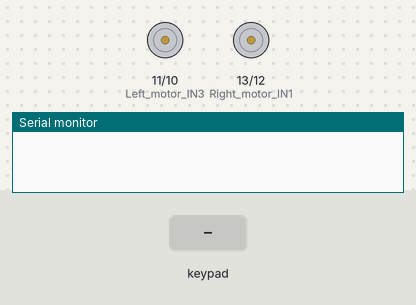
This sketch was run on a simulated Arduino Uno, built with avr-gcc and run on an emulated ATmega328P. Parts: motor-driver pin pairs drawn as motors (green arrow = first pin HIGH = forward, orange = second pin HIGH = backward, longer = more drive), the last lines printed to the serial monitor. Inputs (shaded band) come from the test bench.

Above: at 1.2 s.
1.3 s: key '2' pressed
At 2.3 s:
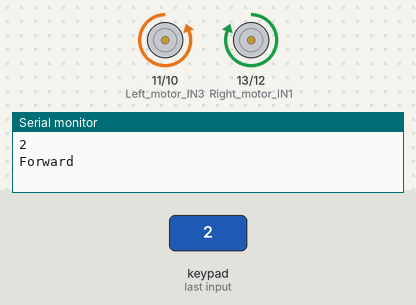
2.8 s: keypad keys 5 4 3 2 pressed 0.4 s apart
At 3.8 s:
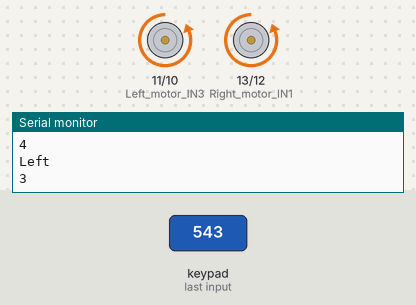
5.9 s: key '6' pressed
At 6.8 s:
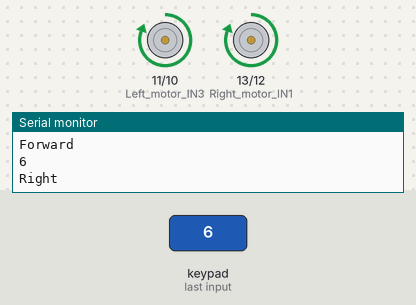
7.4 s: keypad keys 9 8 7 6 pressed 0.4 s apart
At 8.2 s:
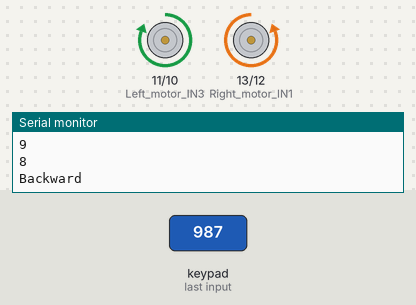
10.5 s: key '4' pressed
At 11.6 s:
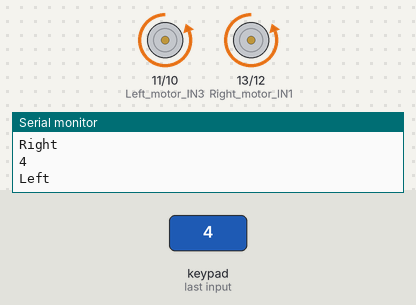
12.0 s: key '5' pressed
At 12.7 s:
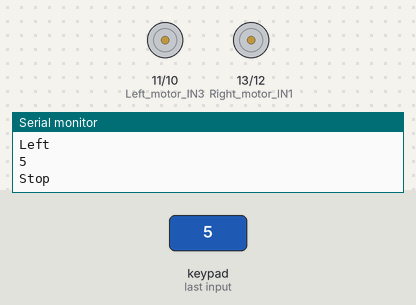
Timing chart, 0 to 14.5 s (numbered marks = the images above; inputs shaded):
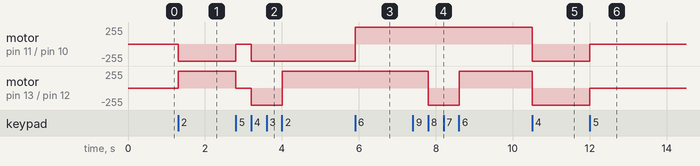

Measured:
- after the input at 1.3 s, motor on pin 11 (Left_motor_IN3) / pin 10 (Left_motor_IN4): stopped → backward 255/255 at once; motor on pin 13 (Right_motor_IN1) / pin 12 (Right_motor_IN2): stopped → forward 255/255 at once
- after the input at 2.8 s, motor on pin 11 (Left_motor_IN3) / pin 10 (Left_motor_IN4): backward 255/255 → stopped at once, → backward 255/255 0.40 s later; motor on pin 13 (Right_motor_IN1) / pin 12 (Right_motor_IN2): forward 255/255 → stopped at once, → backward 255/255 0.40 s later, → forward 255/255 0.79 s later
- after the input at 5.9 s, motor on pin 11 (Left_motor_IN3) / pin 10 (Left_motor_IN4): backward 255/255 → forward 255/255 at once
- after the input at 7.4 s, motor on pin 13 (Right_motor_IN1) / pin 12 (Right_motor_IN2): forward 255/255 → backward 255/255 after 0.40 s, → forward 255/255 0.80 s later
- after the input at 10.5 s, motor on pin 11 (Left_motor_IN3) / pin 10 (Left_motor_IN4), motor on pin 13 (Right_motor_IN1) / pin 12 (Right_motor_IN2): forward 255/255 → backward 255/255 at once
- after the input at 12.0 s, motor on pin 11 (Left_motor_IN3) / pin 10 (Left_motor_IN4), motor on pin 13 (Right_motor_IN1) / pin 12 (Right_motor_IN2): backward 255/255 → stopped at once

The sketch:

KeyPadControlledRobot.ino
```cpp
#include <Keypad.h>

const byte ROWS = 4;
const byte COLS = 4;

char keys[ROWS][COLS] = {
  {'1','2','3','A'},
  {'4','5','6','B'},
  {'7','8','9','C'},
  {'*','0','#','D'}
};

byte rowPins[ROWS] = {9, 8, 7, 6};
byte colPins[COLS] = {5, 4, 3, 2};

Keypad keypad = Keypad(makeKeymap(keys), rowPins, colPins, ROWS, COLS);

void setup() {
  Serial.begin(9600);

  pinMode(13, OUTPUT); // Right motor IN1
  pinMode(12, OUTPUT); // Right motor IN2
  pinMode(11, OUTPUT); // Left motor IN3
  pinMode(10, OUTPUT); // Left motor IN4
}

void moveRobot(String motion) {

  if (motion == "Forward") {
    digitalWrite(10, HIGH);   // L motor forward
    digitalWrite(11, LOW);
    digitalWrite(13, HIGH);   // R motor forward
    digitalWrite(12, LOW);
  }

  else if (motion == "Backward") {
    digitalWrite(10, LOW);
    digitalWrite(11, HIGH);
    digitalWrite(13, LOW);
    digitalWrite(12, HIGH);
  }

  else if (motion == "Left") {
    digitalWrite(10, HIGH);
    digitalWrite(11, LOW);
    digitalWrite(13, LOW);
    digitalWrite(12, HIGH);
  }

  else if (motion == "Right") {
    digitalWrite(10, LOW);
    digitalWrite(11, HIGH);
    digitalWrite(13, HIGH);
    digitalWrite(12, LOW);
  }

  else if (motion == "Stop") {
    digitalWrite(10, LOW);
    digitalWrite(11, LOW);
    digitalWrite(13, LOW);
    digitalWrite(12, LOW);
  }

  Serial.println(motion);
}

void loop() {

  char customKey = keypad.getKey();

  if (customKey) {
    Serial.println(customKey);

    if (customKey == '2') moveRobot("Forward");
    else if (customKey == '8') moveRobot("Backward");
    else if (customKey == '4') moveRobot("Left");
    else if (customKey == '6') moveRobot("Right");
    else if (customKey == '5') moveRobot("Stop");
  }
}
```
